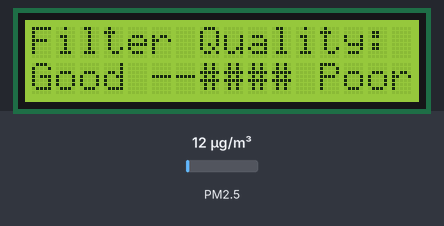
Bench run of a sketch on a simulated Arduino Uno, built with avr-gcc and run on an emulated ATmega328P. Parts: 16×2 character LCD. Inputs (shaded band) come from the test bench; at power-on: PM2.5 12 µg/m³. What the sketch prints to the serial monitor is not drawn.

Above: at 2.2 s.
2.3 s: PM2.5 set to 47 µg/m³
12.5 s: PM2.5 set to 53 µg/m³
22.6 s: PM2.5 set to 225 µg/m³
At 27.1 s:
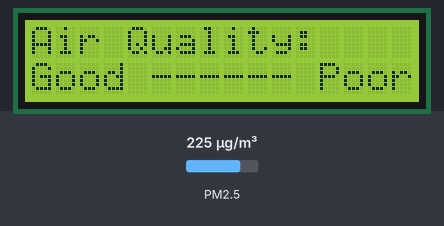
32.6 s: PM2.5 set to 6 µg/m³
At 36.5 s:
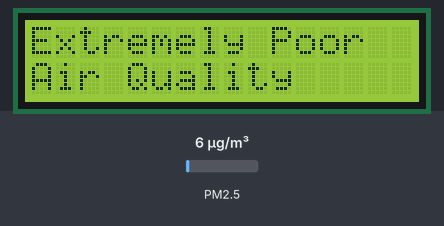
42.6 s: PM2.5 set to 75 µg/m³
At 47.2 s:
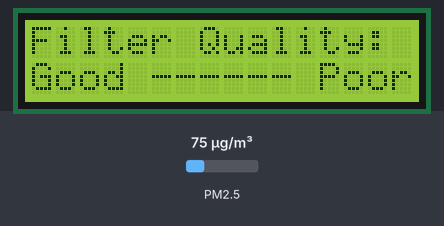
52.6 s: PM2.5 set to 7 µg/m³
At 62.0 s:
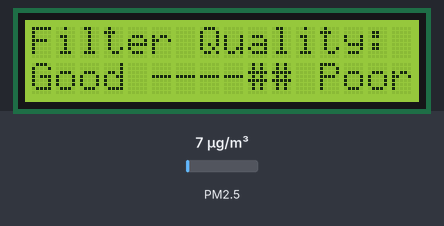
Timing chart, 0 to 63.5 s (numbered marks = the images above; inputs shaded):
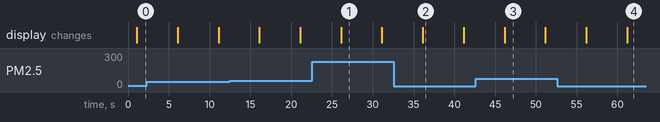

Measured:
- after the input at 22.6 s, the display: changes after 3.5 s (image 1)
- after the input at 32.6 s, the display: changes after 3.5 s (image 2)
- after the input at 42.6 s, the display: changes after 3.6 s (image 3)
- after the input at 52.6 s, the display: first differs from a run without the input after 8.6 s (image 4)
- what the display in image 1 shows lasts 5.0 s, from 26.1 s to 31.1 s

The sketch:

AirQualitySensortoLCD.ino
```cpp
#include <LiquidCrystal.h>
#include <Adafruit_PM25AQI.h>                               //Adafruit pm2.5 Detection Library
#include <Adafruit_BusIO_Register.h>                        //Adafruit Libs
#include <Adafruit_I2CDevice.h>
#include <Adafruit_I2CRegister.h>
#include <Adafruit_SPIDevice.h>
#include <SoftwareSerial.h>                                 //Serialization Library

LiquidCrystal lcd(3,4,5,6,7,8,9,10,11,12,13);               // Params: (rs, rw, enable, d0, d1, d2, d3, d4, d5, d6, d7)
SoftwareSerial pmSerial(2, 0);                              //Creates a Serial w/ Input Pin 2 and Output pin 0
Adafruit_PM25AQI aqi = Adafruit_PM25AQI();                  //New Instance of Adafruit Tech
int last[100];                                              //Array for Past Values of AQI
int sum;                                                    //Sum of Value
int index;                                                  //Current Index. Goes 99->0, then starts at 99 again

int air;                                                    //Value for Air Quality: 0-63
int filter;                                                 //Value for Filter Quality: 0-63
int state;                                                  //Value for State of Display... 0 for Air Quality, 1 for Filter Quality, 2 for Status View

void setup() {                                              //Function for Setup. Default Call
  lcd.begin(16,2);                                          //Sets up with 16 Colums and 2 Rows

  Serial.begin(9600);                                       // Wait for serial monitor to open at 9600 Baud
  while (!Serial) delay(10);

  Serial.println("Adafruit PMSA003I Air Quality Sensor");   //Print When Discovered
  delay(1000);                                              //Wait one second for sensor to boot up
  pmSerial.begin(9600);                                     //Software Serial w/ Baudrate of 9600

  if (! aqi.begin_UART(&pmSerial)) {                        // connect to the sensor over software serial
    while (1) delay(10);
  }

  sum = 100;                                                //Sets initial Value of Sum


  air = 13;                                                 //Initial Value for Air Quality
  filter = 44;                                              //Initial Value for Filter Quality
  state = 0;                                                //Initial State
  updateDisplay();                                          //Call Function to Update the Display. Initializes the system.

   PM25_AQI_Data data;                                      //New Datastream

  if (! aqi.read(&data)) {                                  //Test if AQI Stream is Being Read Properly
    delay(500);                                             //Try again in 500 Millis (1/2 Second)
  }
  setupArr();                                               //Start Air and Filter Vars
}

void loop() {                                               //Loop Function, Defualt Call
  updateDisplay();                                          //Calls to Update Display.
  delay(5000);                                              //Delay 5000 millis (5 Seconds) before loop.

  PM25_AQI_Data data;                                       //New Datastream

  if (! aqi.read(&data)) {                                  //Test if AQI Stream is Being Read Properly
    delay(500);                                             //Try again in 500 Millis (1/2 Second)
    return;
  }
  updateData(data);                                         //Updata Air and Filter vars When Data can be read


}

void updateDisplay() {                                      //Function to update display with pertinent information. Called from loop()
  lcd.clear();                                              // Clears the LCD screen
  if (state == 0) {                                         //If statement, determines which data to display
    state = 1;                                              //Switch State next Cycle;
    twoLinePrint("Air Quality:", printValue(air));          //Print Output Using twoLinePrint()

   } else if(state == 1) {
    if(air <= 15 || filter <= 15) {                         //If Values Reach an Extreme, next screen will be the status screen.
      state = 2;                                            //Switch State to Status View Next Cycle
    } else {
      state = 0;                                            //Switch State to Air Quality View Next Cycle
     }

    twoLinePrint("Filter Quality:", printValue(filter));    //Print Output Using twoLinePrint()

   } else {                                                 //Status View
      state = 0;                                            //Switch State to Air Quality View Next Cycle
      if(air <= 15 && filter <= 15) {                       //If Both Air and Filter are in bad shape

        twoLinePrint("Poor Air Quality", "Replace Filter"); //Print Output Using twoLinePrint()

      } else if(air <= 15) {                                //If it is just Air Quality
        twoLinePrint("Extremely Poor", "Air Quality");      //Print Output Using twoLinePrint()

       } else {                                             //If it is just the Filter Quality
        twoLinePrint("Filter Degraded", "Replace Soon");    //Print Output Using twoLinePrint()
       }
   }
}

String printValue(int value) {                              //Prints Values for Input with Graphical Output
  String out = "Good ";                                     //Initialize Output, Set Left Label Text

  if(value > 60) {                                         //If Statments for Each Value. Value can be between 0-63, inclusive
    out+= "######";
  } else if(value > 50) {
     out+= "-#####";
  } else if(value >40) {
     out+= "--####";
  } else if(value > 30) {
     out+= "---###";
  } else if(value > 20) {
     out+= "----##";
  } else if(value > 10){
     out+= "-----#";
  } else {
     out+= "------";
  }

  out+= " Poor";                                            //Appends Right Label Text
  return out;
}

void twoLinePrint(String one, String two) {                 //Function to hellp eliminate clutter
        lcd.setCursor(0, 0);                                //Sets Cursor to Begining of First Line
        lcd.print(one);                                     //Prints Line One
        lcd.setCursor(0, 1);                                //Sets Cursor to Begining of Second Lines
        lcd.print(two);                                     //Prints Line Two
}

void updateData(PM25_AQI_Data data) {
  updateArray(data.particles_25um);

  double tempAvg = sum/100;
  air = 63-(63*tempAvg)/(tempAvg+1);                        //Since x/x+1 has a limit of 1, we can use this to find a scale based on any value of tempAvg
  double tempDelta = tempAvg - data.particles_25um;
  filter = 63-(63*tempDelta)/(tempDelta+1);                 //Since x/x+1 has a limit of 1, we can use this to find a scale based on any value of tempDelta
}

void setupArr() {                                           //Sets up the array with values of index = 1;
  index = 0;
  for(index; index < 100; index++) {
    last[index] = 1;
  }
  index=99;                                                 //Initializes the Index
}

void updateArray(int value) {                               //Updates the array based on most recent value
  int temp = sum + value;                                   //These Two Lines Update the Sum
  temp = temp - last[index];

  sum = temp;                                               //Sets sum to calculated temp value
  last[index] = value;                                      //Updates Array

  if(index == 0) {                                          //If index has been iterated through, start again, otherwise, keep going down
    index=99;
  } else {
    index--;
  }
}
```
